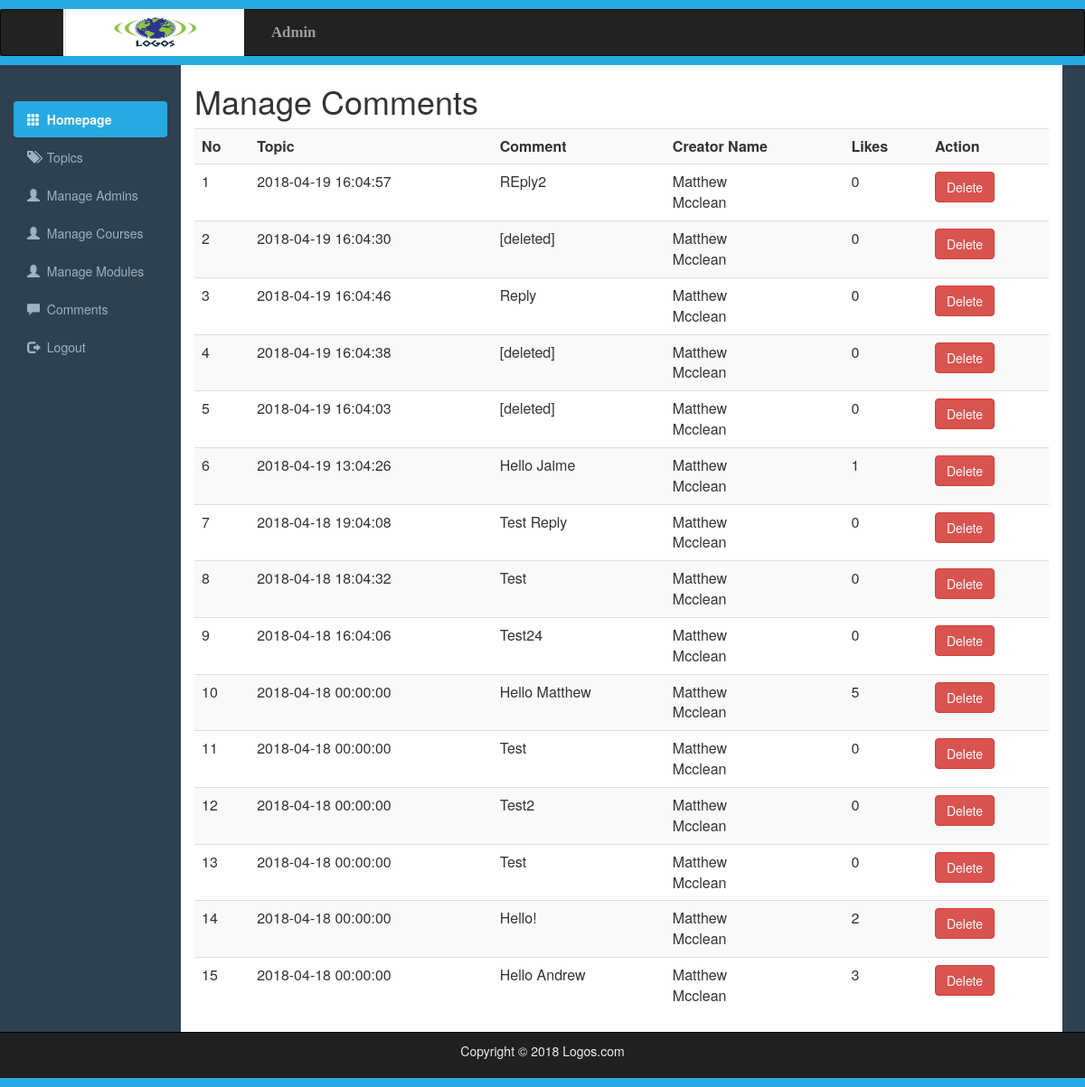
The page /TeamProject/comments.php on the database its author committed.
### tables this page shows
CREATE TABLE `comment` (
  `CommentNo` int(11) NOT NULL,
  `TopicNo` int(11) NOT NULL,
  `Comment` varchar(255) NOT NULL,
  `DateCreated` datetime NOT NULL,
  `CreatorNo` int(11) NOT NULL,
  `ReplyTo` int(11) DEFAULT NULL,
  `Likes` int(11) NOT NULL DEFAULT '0',
  `Deleted` tinyint(1) NOT NULL
);

CREATE TABLE `member` (
  `id` int(11) NOT NULL,
  `first_name` varchar(25) NOT NULL,
  `last_name` varchar(25) NOT NULL,
  `username` varchar(100) NOT NULL,
  `email` varchar(100) NOT NULL,
  `password` varchar(255) NOT NULL,
  `signup_date` date NOT NULL,
  `courseNo` int(11) NOT NULL,
  `profile_pic` varchar(255) NOT NULL
);

### TeamProject/comments.php (the view, shortened to what this page needs)
<?php include 'adminHeader.php';?>
<?php include 'adminSidebar.php';?>
<?php include("includes/Functions.php");?>
<!DOCTYPE html>
<html lang="en">
	<head>
		<link rel="stylesheet" href="css/bootstrap.min.css">
		<link rel="stylesheet" href="css/adminstyles.css">
	</head>
	<body>
		<div class="container-fluid">
			<div class="col-sm-10">
				<h1>Manage Comments</h1>
				<div class ="table-responsive">
					<table class="table table-striped table-hover">
						<tr>
							<th>No</th>
							<th>Topic</th>
							<th>Comment</th>
							<th>Creator Name</th>
							<th>Likes</th>
							<th>Action</th>
						</tr>
						<?php
						$ViewQuery="SELECT * FROM comment ORDER BY CommentNo desc;";
						$Execute=mysqli_query($con,$ViewQuery);
						$No=0;
						while($DataRows =mysqli_fetch_array($Execute)){
							$Id = $DataRows["CommentNo"];
							$DateTime = $DataRows["DateCreated"];
							$Comment = $DataRows["Comment"];
							$CreatorNo = $DataRows["CreatorNo"];
							$query=mysqli_query($con,"SELECT * FROM member WHERE id='$CreatorNo'");
							while($row=mysqli_fetch_array($query))
							{
								$FirstName = $row['first_name'];
								$LastName = $row['last_name'];
							}
							$No++;
							$Likes = $DataRows['Likes'];
						?>
						<tr>
							<td><?php echo $No; ?></td>
							<td><?php echo $DateTime; ?></td>
							<td><?php echo $Comment; ?></td>
							<td><?php echo ($FirstName.'<br>'.$LastName); ?></td>
							<td><?php echo $Likes; ?></td>
							<td><a href="adminDeleteComment.php?id=<?php echo $Id; ?>">
							<span class="btn btn-danger">Delete</span>
							</a>
							</td>
						</tr>
						<?php }?>
					</table>
				</div>
			</div>
		</div>
		<?php include 'adminFooter.php';?>
	</body>
</html>

### TeamProject/css/adminstyles.css (style rules this page uses)
body { background-color: #2f4050; }
.col-sm-10 { background-color: #ffffff; }

### rows shown on the page
comment: DateCreated "2018-04-19 16:04:57", Comment "REply2", member.first_name "Matthew", member.last_name "Mcclean", Likes "0"
comment: DateCreated "2018-04-19 16:04:30", Comment "[deleted]", member.first_name "Matthew", member.last_name "Mcclean", Likes "0"
comment: DateCreated "2018-04-19 16:04:46", Comment "Reply", member.first_name "Matthew", member.last_name "Mcclean", Likes "0"
comment: DateCreated "2018-04-19 16:04:38", Comment "[deleted]", member.first_name "Matthew", member.last_name "Mcclean", Likes "0"
comment: DateCreated "2018-04-19 16:04:03", Comment "[deleted]", member.first_name "Matthew", member.last_name "Mcclean", Likes "0"
comment: DateCreated "2018-04-19 13:04:26", Comment "Hello Jaime", member.first_name "Matthew", member.last_name "Mcclean", Likes "1"
comment: DateCreated "2018-04-18 19:04:08", Comment "Test Reply", member.first_name "Matthew", member.last_name "Mcclean", Likes "0"
comment: DateCreated "2018-04-18 18:04:32", Comment "Test", member.first_name "Matthew", member.last_name "Mcclean", Likes "0"
comment: DateCreated "2018-04-18 16:04:06", Comment "Test24", member.first_name "Matthew", member.last_name "Mcclean", Likes "0"
comment: DateCreated "2018-04-18 00:00:00", Comment "Hello Matthew", member.first_name "Matthew", member.last_name "Mcclean", Likes "5"
comment: DateCreated "2018-04-18 00:00:00", Comment "Test", member.first_name "Matthew", member.last_name "Mcclean", Likes "0"
comment: DateCreated "2018-04-18 00:00:00", Comment "Test2", member.first_name "Matthew", member.last_name "Mcclean", Likes "0"
comment: DateCreated "2018-04-18 00:00:00", Comment "Test", member.first_name "Matthew", member.last_name "Mcclean", Likes "0"
comment: DateCreated "2018-04-18 00:00:00", Comment "Hello!", member.first_name "Matthew", member.last_name "Mcclean", Likes "2"
comment: DateCreated "2018-04-18 00:00:00", Comment "Hello Andrew", member.first_name "Matthew", member.last_name "Mcclean", Likes "3"
